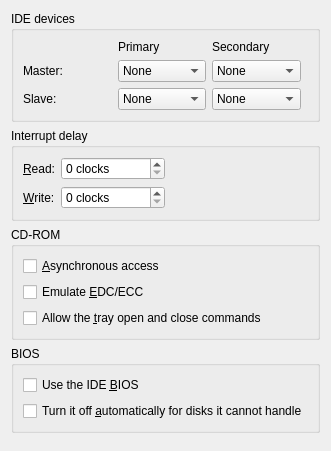
<?xml version="1.0" encoding="UTF-8"?>
<ui version="4.0">
 <class>HddPage</class>
 <widget class="QWidget" name="HddPage">
  <layout class="QVBoxLayout" name="mainLayout">
   <item>
    <widget class="QGroupBox" name="ideGroup">
     <property name="title">
      <string>IDE devices</string>
     </property>
     <layout class="QGridLayout" name="ideLayout">
      <item row="0" column="1">
       <widget class="QLabel" name="primaryLabel">
        <property name="text">
         <string>Primary</string>
        </property>
       </widget>
      </item>
      <item row="0" column="2">
       <widget class="QLabel" name="secondaryLabel">
        <property name="text">
         <string>Secondary</string>
        </property>
       </widget>
      </item>
      <item row="1" column="0">
       <widget class="QLabel" name="masterLabel">
        <property name="text">
         <string>Master:</string>
        </property>
       </widget>
      </item>
      <item row="1" column="1">
       <widget class="QComboBox" name="IDE1TYPE">
        <property name="toolTip">
         <string>HD 1</string>
        </property>
        <item>
         <property name="text">
          <string>None</string>
         </property>
        </item>
        <item>
         <property name="text">
          <string>Hard disk</string>
         </property>
        </item>
        <item>
         <property name="text">
          <string>CD-ROM</string>
         </property>
        </item>
       </widget>
      </item>
      <item row="1" column="2">
       <widget class="QComboBox" name="IDE3TYPE">
        <property name="toolTip">
         <string>HD 3</string>
        </property>
        <item>
         <property name="text">
          <string>None</string>
         </property>
        </item>
        <item>
         <property name="text">
          <string>Hard disk</string>
         </property>
        </item>
        <item>
         <property name="text">
          <string>CD-ROM</string>
         </property>
        </item>
       </widget>
      </item>
      <item row="2" column="0">
       <widget class="QLabel" name="slaveLabel">
        <property name="text">
         <string>Slave:</string>
        </property>
       </widget>
      </item>
      <item row="2" column="1">
       <widget class="QComboBox" name="IDE2TYPE">
        <property name="toolTip">
         <string>HD 2</string>
        </property>
        <item>
         <property name="text">
          <string>None</string>
         </property>
        </item>
        <item>
         <property name="text">
          <string>Hard disk</string>
         </property>
        </item>
        <item>
         <property name="text">
          <string>CD-ROM</string>
         </property>
        </item>
       </widget>
      </item>
      <item row="2" column="2">
       <widget class="QComboBox" name="IDE4TYPE">
        <property name="toolTip">
         <string>HD 4</string>
        </property>
        <item>
         <property name="text">
          <string>None</string>
         </property>
        </item>
        <item>
         <property name="text">
          <string>Hard disk</string>
         </property>
        </item>
        <item>
         <property name="text">
          <string>CD-ROM</string>
         </property>
        </item>
       </widget>
      </item>
      <item row="1" column="3">
       <spacer name="ideSpacer">
        <property name="orientation">
         <enum>Qt::Horizontal</enum>
        </property>
       </spacer>
      </item>
     </layout>
    </widget>
   </item>
   <item>
    <widget class="QGroupBox" name="delayGroup">
     <property name="title">
      <string>Interrupt delay</string>
     </property>
     <layout class="QFormLayout" name="delayLayout">
      <item row="0" column="0">
       <widget class="QLabel" name="ideRWaitLabel">
        <property name="text">
         <string>&amp;Read:</string>
        </property>
        <property name="buddy">
         <cstring>IDERWAIT</cstring>
        </property>
       </widget>
      </item>
      <item row="0" column="1">
       <widget class="QSpinBox" name="IDERWAIT">
        <property name="sizePolicy">
         <sizepolicy hsizetype="Fixed" vsizetype="Fixed">
          <horstretch>0</horstretch>
          <verstretch>0</verstretch>
         </sizepolicy>
        </property>
        <property name="suffix">
         <string> clocks</string>
        </property>
        <property name="maximum">
         <number>9999999</number>
        </property>
        <property name="singleStep">
         <number>1000</number>
        </property>
       </widget>
      </item>
      <item row="1" column="0">
       <widget class="QLabel" name="ideWWaitLabel">
        <property name="text">
         <string>&amp;Write:</string>
        </property>
        <property name="buddy">
         <cstring>IDEWWAIT</cstring>
        </property>
       </widget>
      </item>
      <item row="1" column="1">
       <widget class="QSpinBox" name="IDEWWAIT">
        <property name="sizePolicy">
         <sizepolicy hsizetype="Fixed" vsizetype="Fixed">
          <horstretch>0</horstretch>
          <verstretch>0</verstretch>
         </sizepolicy>
        </property>
        <property name="suffix">
         <string> clocks</string>
        </property>
        <property name="maximum">
         <number>9999999</number>
        </property>
        <property name="singleStep">
         <number>1000</number>
        </property>
       </widget>
      </item>
     </layout>
    </widget>
   </item>
   <item>
    <widget class="QGroupBox" name="cdGroup">
     <property name="title">
      <string>CD-ROM</string>
     </property>
     <layout class="QVBoxLayout" name="cdLayout">
      <item>
       <widget class="QCheckBox" name="CD_ASYNC">
        <property name="text">
         <string>&amp;Asynchronous access</string>
        </property>
       </widget>
      </item>
      <item>
       <widget class="QCheckBox" name="USECDECC">
        <property name="text">
         <string>Emulate &amp;EDC/ECC</string>
        </property>
       </widget>
      </item>
      <item>
       <widget class="QCheckBox" name="CDTRAYOP">
        <property name="text">
         <string>Allow the &amp;tray open and close commands</string>
        </property>
       </widget>
      </item>
     </layout>
    </widget>
   </item>
   <item>
    <widget class="QGroupBox" name="biosGroup">
     <property name="title">
      <string>BIOS</string>
     </property>
     <layout class="QVBoxLayout" name="biosLayout">
      <item>
       <widget class="QCheckBox" name="IDE_BIOS">
        <property name="text">
         <string>Use the IDE &amp;BIOS</string>
        </property>
        <property name="toolTip">
         <string>Loads a real IDE BIOS (ide.rom, d8000.rom, bank3.bin or bios9821.rom) instead of the built-in one</string>
        </property>
       </widget>
      </item>
      <item>
       <widget class="QCheckBox" name="AIDEBIOS">
        <property name="text">
         <string>Turn it off &amp;automatically for disks it cannot handle</string>
        </property>
        <property name="toolTip">
         <string>The real BIOS only knows hard disks with 8 heads and 17 sectors per track</string>
        </property>
       </widget>
      </item>
     </layout>
    </widget>
   </item>
   <item>
    <spacer name="bottomSpacer">
     <property name="orientation">
      <enum>Qt::Vertical</enum>
     </property>
    </spacer>
   </item>
  </layout>
 </widget>
 <resources/>
 <connections/>
</ui>
